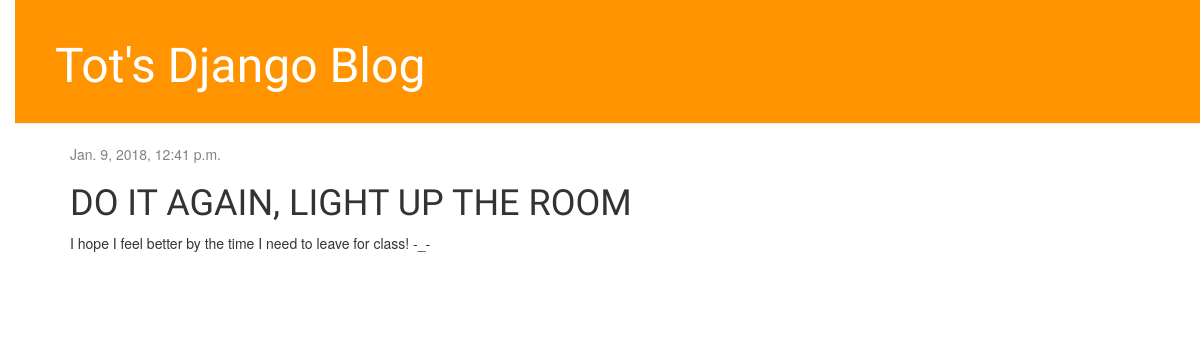
Before: /post/2/ with the older database file.
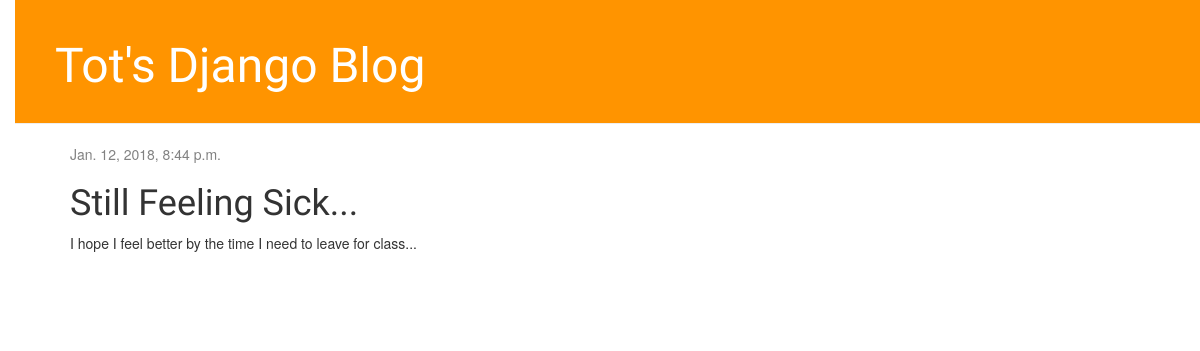
After: the same page with the newer database file.
### blog/models.py (models this page shows, shortened)
class Post(models.Model):
    author = models.ForeignKey('auth.User',
        on_delete=models.CASCADE,
    )
    title = models.CharField(max_length=200)
    text=models.TextField()
    created_date = models.DateTimeField(
        default=timezone.now
    )
    published_date=models.DateTimeField(
        blank=True, null=True
    )

### blog/views.py (the view)
# urls.py: url(r'^post/(?P<pk>\d+)/$', views.post_detail, name='post_detail'),
def post_detail(request,pk):
    post = get_object_or_404(Post, pk=pk)
    return render(request, 'blog/post_detail.html', {'post': post})

### blog/templates/blog/post_detail.html (shortened to what this page needs)
{% extends 'blog/base.html' %}
    {% block content %}
        <article class="post">
            {% if post.published_date %}
                <div class="date">
                    {{post.published_date}}
                </div>
            {% endif %}
            <h1> {{post.title}} </h1>
            <p> {{post.text|linebreaksbr}} </p>
        </article>
    {% endblock %}

Changed rows visible on the page:
changed Post: published_date "Jan. 9, 2018, 12:41 p.m." → "Jan. 12, 2018, 8:44 p.m."; title "DO IT AGAIN, LIGHT UP THE ROOM" → "Still Feeling Sick..."; text "I hope I feel better by the time I need to leave for class! -_-" → "I hope I feel better by the time I need to leave for class..."
